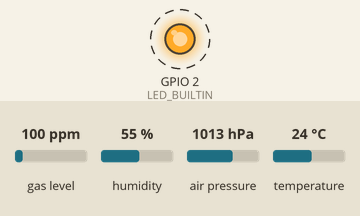
Recording of a sketch running on a simulated ESP32. Parts: output pins drawn as LEDs (lit = HIGH). Dashed ring = blinking. Inputs (shaded band) come from the test bench; at power-on: gas level 100 ppm, humidity 55 %, air pressure 1013 hPa, temperature 24 °C. WiFi joins after 1.5 s; servers stay silent unless stated; no MQTT or app messages arrive unless stated; what the sketch prints to the serial monitor is not drawn. At 3.8 s the program puts the board to deep sleep or switches it off; the recording ends there.

Above: at 0.13 s.
Timing chart, 0 to 3.0 s (numbered marks = the images above):
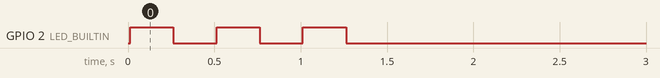

The sketch:

Sensor_detect10.ino
```cpp
//Senser_detect
//Emag
// BME680
#include <WiFi.h>
#include <PubSubClient.h>
#include <Wire.h>
#include <SPI.h>
#include <Adafruit_Sensor.h>
#include "Adafruit_BME680.h"

#define BME_SCK 13
#define BME_MISO 12
#define BME_MOSI 11
#define BME_CS 10

#define SEALEVELPRESSURE_HPA (1013.25)

Adafruit_BME680 bme; // I2C
#define uS_TO_S_FACTOR 1000000ULL  /* Conversion factor for micro seconds to seconds */
#define TIME_TO_SLEEP  1800        /* Time ESP32 will go to sleep (in seconds) */
//RTC_DATA_ATTR int bootCount = 0;
//const char* ssid = "Printer";
const char* ssid = "DHAS-Handheld";
const char* password = "";

const char* mqtt_server = "10.4.200.7";
long last;
WiFiClient espClient;
PubSubClient client(espClient);


void setup_wifi() {
  delay(10);
  // We start by connecting to a WiFi network
  Serial.println();
  Serial.print("Connecting to ");
  Serial.println(ssid);
  WiFi.begin(ssid, password);
  while (WiFi.status() != WL_CONNECTED) {
    long now = millis();
    if (now - last > 60000) {
      last = now;
      Serial.println("ESP_Restart");
      ESP.restart();
    }
    digitalWrite(LED_BUILTIN, HIGH);
    delay(250);
    digitalWrite(LED_BUILTIN, LOW);
    delay(250);
    Serial.print(".");
  }
  Serial.println("");
  Serial.println("WiFi connected");
  Serial.println("IP address: ");
  Serial.println(WiFi.localIP());

}

void reconnect() {
  // Loop until we're reconnected
  while (!client.connected()) {
    Serial.print("Attempting MQTT connection...");
    // Attempt to connect
    if (client.connect("Environment 2")) {
      Serial.println("connected");
      // Subscribe
    } else {
      Serial.print("failed, rc=");
      Serial.print(client.state());
      Serial.println(" try again in 5 seconds");
      // Wait 5 seconds before retrying
      delay(5000);
    }
  }
}

void setup()
{
  Serial.begin(9600);
  pinMode(LED_BUILTIN, OUTPUT);
  digitalWrite(LED_BUILTIN, LOW);
  setup_wifi();
  client.setServer(mqtt_server, 1883);
  while (!Serial);   // time to get serial running
  Serial.println(F("BME680 test"));

  if (!bme.begin()) {
    Serial.println("Could not find a valid BME680 sensor, check wiring!");
    while (1);
  }
  unsigned status;

  // Set up oversampling and filter initialization
  bme.setTemperatureOversampling(BME680_OS_8X);
  bme.setHumidityOversampling(BME680_OS_2X);
  bme.setPressureOversampling(BME680_OS_4X);
  bme.setIIRFilterSize(BME680_FILTER_SIZE_3);
  bme.setGasHeater(320, 150); // 320*C for 150 ms

//  ++bootCount;
//  Serial.println("Boot number: " + String(bootCount));
  esp_sleep_enable_timer_wakeup(TIME_TO_SLEEP * uS_TO_S_FACTOR);
  Serial.println("Setup ESP32 to sleep for every " + String(TIME_TO_SLEEP) +
                 " Seconds");

  if (!client.connected()) {
    reconnect();
  }
  client.loop();
  sensor();

  Serial.println("Going to sleep now");
  Serial.flush();
  esp_deep_sleep_start();
}
void loop() {
}
void sensor() {
  delay(1000);
  if (! bme.performReading()) {
    Serial.println("Failed to perform reading :(");
    return;
  }
  float t = bme.temperature;
  float h = bme.humidity;

  char humidity[8];
  dtostrf(h, 1, 1, humidity);
  Serial.print("humidity: ");
  Serial.println(humidity);
  client.publish("esp32/humid2", humidity);

  char Temp[8];
  dtostrf(t, 1, 1, Temp);
  Serial.print("Temp: ");
  Serial.println(Temp);
  client.publish("esp32/temp2", Temp);
  delay(1000);
}
```

Measured:
- by itself, GPIO 2 (LED_BUILTIN): alternates HIGH for 0.25 s and LOW for 0.25 s, 6 changes in all, then stays LOW
